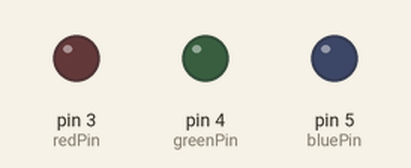
Recording of a sketch running on a simulated Arduino Uno, built with avr-gcc and run on an emulated ATmega328P. Shown: output pins drawn as LEDs (lit = HIGH).

Above: at 0.5 s.
At 1.5 s:
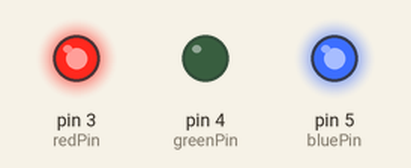
At 3.5 s:
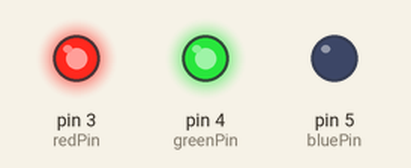
At 5.5 s:
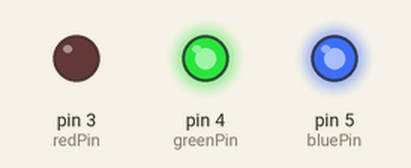
At 6.5 s:
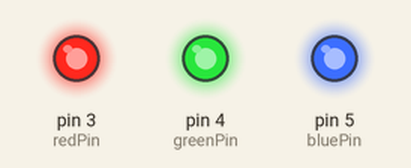
Timing chart, 0 to 7.8 s (numbered marks = the images above):
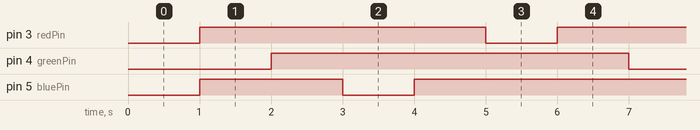

Measured:
- by itself, pin 3 (redPin), pin 5 (bluePin): repeats every 6.0 s: LOW 1.0 s, HIGH 5.0 s
- by itself, pin 4 (greenPin): alternates HIGH for 5.0 s and LOW for 1.0 s
- by itself, everything shown: repeats every 6.0 s, in 6 steps

The sketch:

practice-8.ino
```cpp
const int redPin = 3;
const int greenPin = 4;
const int bluePin = 5;

int ledState = LOW;
unsigned long previousMillis = 0;
const long interval = 1000;
int colorState = 1;

void setup() {
  pinMode(redPin, OUTPUT);
  pinMode(greenPin, OUTPUT);
  pinMode(bluePin, OUTPUT);
}

void loop() {
  unsigned long currentMillis = millis();

  if (currentMillis - previousMillis >= interval) {
    previousMillis = currentMillis;

    if (ledState == LOW) {
      ledState = HIGH;
      colorState++;
      if (colorState > 3) {
        colorState = 1;
      }
    } else {
      ledState = LOW;
    }

    if (ledState == LOW) {
      digitalWrite(redPin, HIGH);
      digitalWrite(greenPin, HIGH);
      digitalWrite(bluePin, HIGH);
    } else {
      if (colorState == 1) {
        digitalWrite(redPin, LOW);
        digitalWrite(greenPin, HIGH);
        digitalWrite(bluePin, HIGH);
      } else if (colorState == 2) {
        digitalWrite(redPin, HIGH);
        digitalWrite(greenPin, LOW);
        digitalWrite(bluePin, HIGH);
      } else if (colorState == 3) {
        digitalWrite(redPin, HIGH);
        digitalWrite(greenPin, HIGH);
        digitalWrite(bluePin, LOW);
      }
    }
  }
}
```
